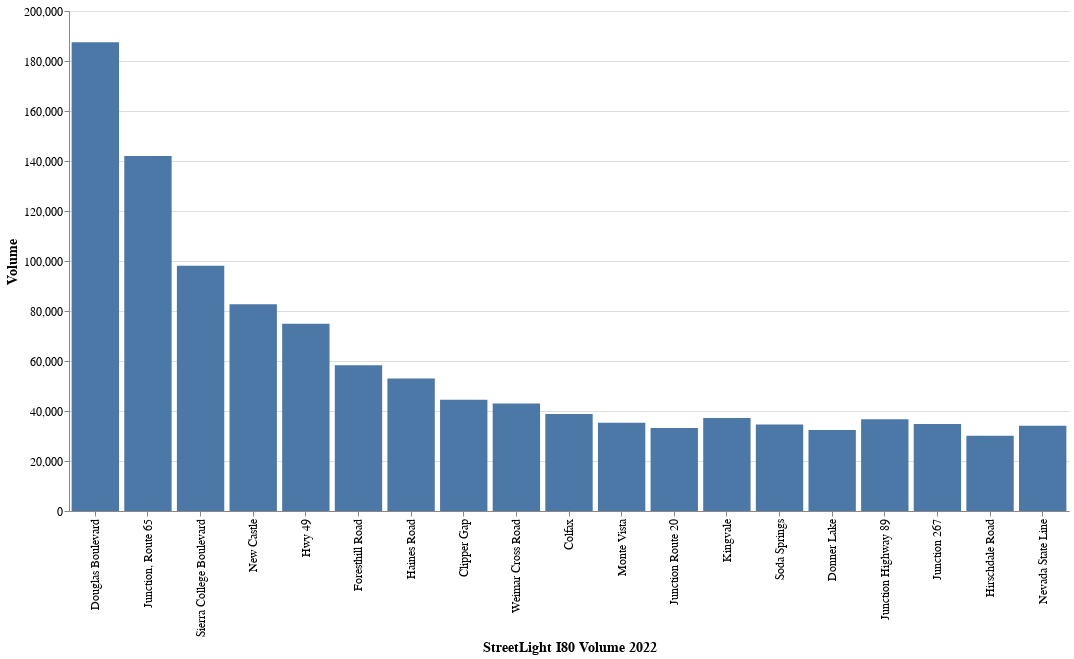

The notebook cell this image was saved under:
### Code cell
df01_stl_chart = bd_volume_bar_chart(df01_stl, "StreetLight I80 Volume 2022")
df01_stl_chart

### Figure 1 — Vega-Lite specification as saved in the notebook (floating-point values rounded to 4 significant figures)
{"config": {"view": {"continuousWidth": 300, "continuousHeight": 300, "strokeOpacity": 0}, "axis": {"labelFontSize": 12, "titleFontSize": 14}}, "data": {"name": "data-3abd5f896d25f0a46517fac287b1a182"}, "mark": {"type": "bar"}, "encoding": {"tooltip": [{"field": "location", "title": "StreetLight I80 Volume 2022", "type": "nominal"}, {"field": "volume", "title": "Volume", "type": "quantitative"}], "x": {"field": "location", "sort": {"field": "location_order", "order": "ascending"}, "title": "StreetLight I80 Volume 2022", "type": "nominal"}, "y": {"field": "volume", "title": "Volume", "type": "quantitative"}}, "height": 500, "width": 1000, "$schema": "https://vega.github.io/schema/vega-lite/v5.14.1.json", "datasets": {"data-3abd5f896d25f0a46517fac287b1a182": [{"location": "Clipper Gap", "location_order": 7.0, "zoneid": 0.0, "linezonelength(miles)": 2.925, "zonedirection(degrees)": 269, "volume": 44468, "avgsegmentspeed(mph)": 144, "avgsegmenttraveltime(sec)": 146, "freeflowspeed(mph)": 147.8, "freeflowfactor": 1.948, "vehiclemilesoftravel(stlvolume)": 64440.0, "vehiclehoursofdelay(stlvolume)": 24.23, "50thspeedpercentile": 146.0, "95thspeedpercentile": 166.0}, {"location": "Colfax", "location_order": 9.0, "zoneid": 0.0, "linezonelength(miles)": 2.8, "zonedirection(degrees)": 228, "volume": 38797, "avgsegmentspeed(mph)": 137, "avgsegmenttraveltime(sec)": 148, "freeflowspeed(mph)": 140.7, "freeflowfactor": 1.937, "vehiclemilesoftravel(stlvolume)": 54570.0, "vehiclehoursofdelay(stlvolume)": 23.53, "50thspeedpercentile": 139.0, "95thspeedpercentile": 158.0}, {"location": "Donner Lake", "location_order": 15.0, "zoneid": 0.0, "linezonelength(miles)": 6.271, "zonedirection(degrees)": 406, "volume": 32382, "avgsegmentspeed(mph)": 129, "avgsegmenttraveltime(sec)": 351, "freeflowspeed(mph)": 136.6, "freeflowfactor": 1.889, "vehiclemilesoftravel(stlvolume)": 101500.0, "vehiclehoursofdelay(stlvolume)": 88.24, "50thspeedpercentile": 134.0, "95thspeedpercentile": 155.0}, {"location": "Douglas Boulevard", "location_order": 0.0, "zoneid": 0.0, "linezonelength(miles)": 1.038, "zonedirection(degrees)": 248, "volume": 187499, "avgsegmentspeed(mph)": 130, "avgsegmenttraveltime(sec)": 57, "freeflowspeed(mph)": 144.8, "freeflowfactor": 1.805, "vehiclemilesoftravel(stlvolume)": 92460.0, "vehiclehoursofdelay(stlvolume)": 153.1, "50thspeedpercentile": 134.0, "95thspeedpercentile": 160.0}, {"location": "Foresthill Road", "location_order": 5.0, "zoneid": 0.0, "linezonelength(miles)": 0.518, "zonedirection(degrees)": 220, "volume": 58286, "avgsegmentspeed(mph)": 141, "avgsegmenttraveltime(sec)": 26, "freeflowspeed(mph)": 144.2, "freeflowfactor": 1.95, "vehiclemilesoftravel(stlvolume)": 15100.0, "vehiclehoursofdelay(stlvolume)": 5.39, "50thspeedpercentile": 143.0, "95thspeedpercentile": 163.0}, {"location": "Haines Road", "location_order": 6.0, "zoneid": 0.0, "linezonelength(miles)": 0.84, "zonedirection(degrees)": 249, "volume": 52962, "avgsegmentspeed(mph)": 136, "avgsegmenttraveltime(sec)": 44, "freeflowspeed(mph)": 139.5, "freeflowfactor": 1.945, "vehiclemilesoftravel(stlvolume)": 22050.0, "vehiclehoursofdelay(stlvolume)": 8.1, "50thspeedpercentile": 137.0, "95thspeedpercentile": 160.0}, {"location": "Hirschdale Road", "location_order": 18.0, "zoneid": 0.0, "linezonelength(miles)": 1.13, "zonedirection(degrees)": 335, "volume": 30144, "avgsegmentspeed(mph)": 138, "avgsegmenttraveltime(sec)": 59, "freeflowspeed(mph)": 143.4, "freeflowfactor": 1.926, "vehiclemilesoftravel(stlvolume)": 16350.0, "vehiclehoursofdelay(stlvolume)": 9.42, "50thspeedpercentile": 140.0, "95thspeedpercentile": 160.0}, {"location": "Hwy 49", "location_order": 4.0, "zoneid": 0.0, "linezonelength(miles)": 0.259, "zonedirection(degrees)": 259, "volume": 74933, "avgsegmentspeed(mph)": 132, "avgsegmenttraveltime(sec)": 14, "freeflowspeed(mph)": 135.9, "freeflowfactor": 1.933, "vehiclemilesoftravel(stlvolume)": 9498.0, "vehiclehoursofdelay(stlvolume)": 4.93, "50thspeedpercentile": 136.0, "95thspeedpercentile": 157.0}, {"location": "Junction 267", "location_order": 17.0, "zoneid": 0.0, "linezonelength(miles)": 0.451, "zonedirection(degrees)": 277, "volume": 34837, "avgsegmentspeed(mph)": 138, "avgsegmenttraveltime(sec)": 24, "freeflowspeed(mph)": 144.9, "freeflowfactor": 1.91, "vehiclemilesoftravel(stlvolume)": 7738.0, "vehiclehoursofdelay(stlvolume)": 4.8, "50thspeedpercentile": 141.0, "95thspeedpercentile": 167.0}, {"location": "Junction Highway 89", "location_order": 16.0, "zoneid": 0.0, "linezonelength(miles)": 0.817, "zonedirection(degrees)": 353, "volume": 36722, "avgsegmentspeed(mph)": 126, "avgsegmenttraveltime(sec)": 47, "freeflowspeed(mph)": 134.4, "freeflowfactor": 1.871, "vehiclemilesoftravel(stlvolume)": 14670.0, "vehiclehoursofdelay(stlvolume)": 14.96, "50thspeedpercentile": 130.0, "95thspeedpercentile": 157.0}, {"location": "Junction Route 20", "location_order": 12.0, "zoneid": 0.0, "linezonelength(miles)": 1.891, "zonedirection(degrees)": 327, "volume": 33216, "avgsegmentspeed(mph)": 131, "avgsegmenttraveltime(sec)": 102, "freeflowspeed(mph)": 138.0, "freeflowfactor": 1.905, "vehiclemilesoftravel(stlvolume)": 33050.0, "vehiclehoursofdelay(stlvolume)": 21.63, "50thspeedpercentile": 135.0, "95thspeedpercentile": 154.0}, {"location": "Junction, Route 65", "location_order": 1.0, "zoneid": 0.0, "linezonelength(miles)": 1.487, "zonedirection(degrees)": 283, "volume": 142021, "avgsegmentspeed(mph)": 136, "avgsegmenttraveltime(sec)": 79, "freeflowspeed(mph)": 144.9, "freeflowfactor": 1.874, "vehiclemilesoftravel(stlvolume)": 94800.0, "vehiclehoursofdelay(stlvolume)": 82.67, "50thspeedpercentile": 138.0, "95thspeedpercentile": 162.0}, {"location": "Kingvale", "location_order": 13.0, "zoneid": 0.0, "linezonelength(miles)": 0.728, "zonedirection(degrees)": 359, "volume": 37217, "avgsegmentspeed(mph)": 130, "avgsegmenttraveltime(sec)": 41, "freeflowspeed(mph)": 139.9, "freeflowfactor": 1.86, "vehiclemilesoftravel(stlvolume)": 13190.0, "vehiclehoursofdelay(stlvolume)": 14.73, "50thspeedpercentile": 134.0, "95thspeedpercentile": 156.0}, {"location": "Monte Vista", "location_order": 10.0, "zoneid": 0.0, "linezonelength(miles)": 1.835, "zonedirection(degrees)": 299, "volume": 35308, "avgsegmentspeed(mph)": 136, "avgsegmenttraveltime(sec)": 98, "freeflowspeed(mph)": 141.1, "freeflowfactor": 1.931, "vehiclemilesoftravel(stlvolume)": 32720.0, "vehiclehoursofdelay(stlvolume)": 16.1, "50thspeedpercentile": 140.0, "95thspeedpercentile": 158.0}, {"location": "Nevada State Line", "location_order": 19.0, "zoneid": 0.0, "linezonelength(miles)": 0.18, "zonedirection(degrees)": 295, "volume": 34071, "avgsegmentspeed(mph)": 141, "avgsegmenttraveltime(sec)": 9, "freeflowspeed(mph)": 145.4, "freeflowfactor": 1.932, "vehiclemilesoftravel(stlvolume)": 3078.0, "vehiclehoursofdelay(stlvolume)": 1.5, "50thspeedpercentile": 142.0, "95thspeedpercentile": 163.0}, {"location": "New Castle", "location_order": 3.0, "zoneid": 0.0, "linezonelength(miles)": 1.243, "zonedirection(degrees)": 300, "volume": 82704, "avgsegmentspeed(mph)": 142, "avgsegmenttraveltime(sec)": 63, "freeflowspeed(mph)": 146.3, "freeflowfactor": 1.931, "vehiclemilesoftravel(stlvolume)": 52860.0, "vehiclehoursofdelay(stlvolume)": 25.65, "50thspeedpercentile": 143.0, "95thspeedpercentile": 161.0}, {"location": "Sierra College Boulevard", "location_order": 2.0, "zoneid": 0.0, "linezonelength(miles)": 1.85, "zonedirection(degrees)": 266, "volume": 98060, "avgsegmentspeed(mph)": 139, "avgsegmenttraveltime(sec)": 96, "freeflowspeed(mph)": 146.8, "freeflowfactor": 1.896, "vehiclemilesoftravel(stlvolume)": 90810.0, "vehiclehoursofdelay(stlvolume)": 67.77, "50thspeedpercentile": 142.0, "95thspeedpercentile": 161.0}, {"location": "Soda Springs", "location_order": 14.0, "zoneid": 0.0, "linezonelength(miles)": 4.733, "zonedirection(degrees)": 302, "volume": 34590, "avgsegmentspeed(mph)": 133, "avgsegmenttraveltime(sec)": 257, "freeflowspeed(mph)": 142.0, "freeflowfactor": 1.867, "vehiclemilesoftravel(stlvolume)": 81400.0, "vehiclehoursofdelay(stlvolume)": 81.78, "50thspeedpercentile": 138.0, "95thspeedpercentile": 161.0}, {"location": "Weimar Cross Road", "location_order": 8.0, "zoneid": 0.0, "linezonelength(miles)": 0.576, "zonedirection(degrees)": 196, "volume": 42961, "avgsegmentspeed(mph)": 138, "avgsegmenttraveltime(sec)": 30, "freeflowspeed(mph)": 142.0, "freeflowfactor": 1.941, "vehiclemilesoftravel(stlvolume)": 12170.0, "vehiclehoursofdelay(stlvolume)": 5.51, "50thspeedpercentile": 140.0, "95thspeedpercentile": 157.0}]}}
